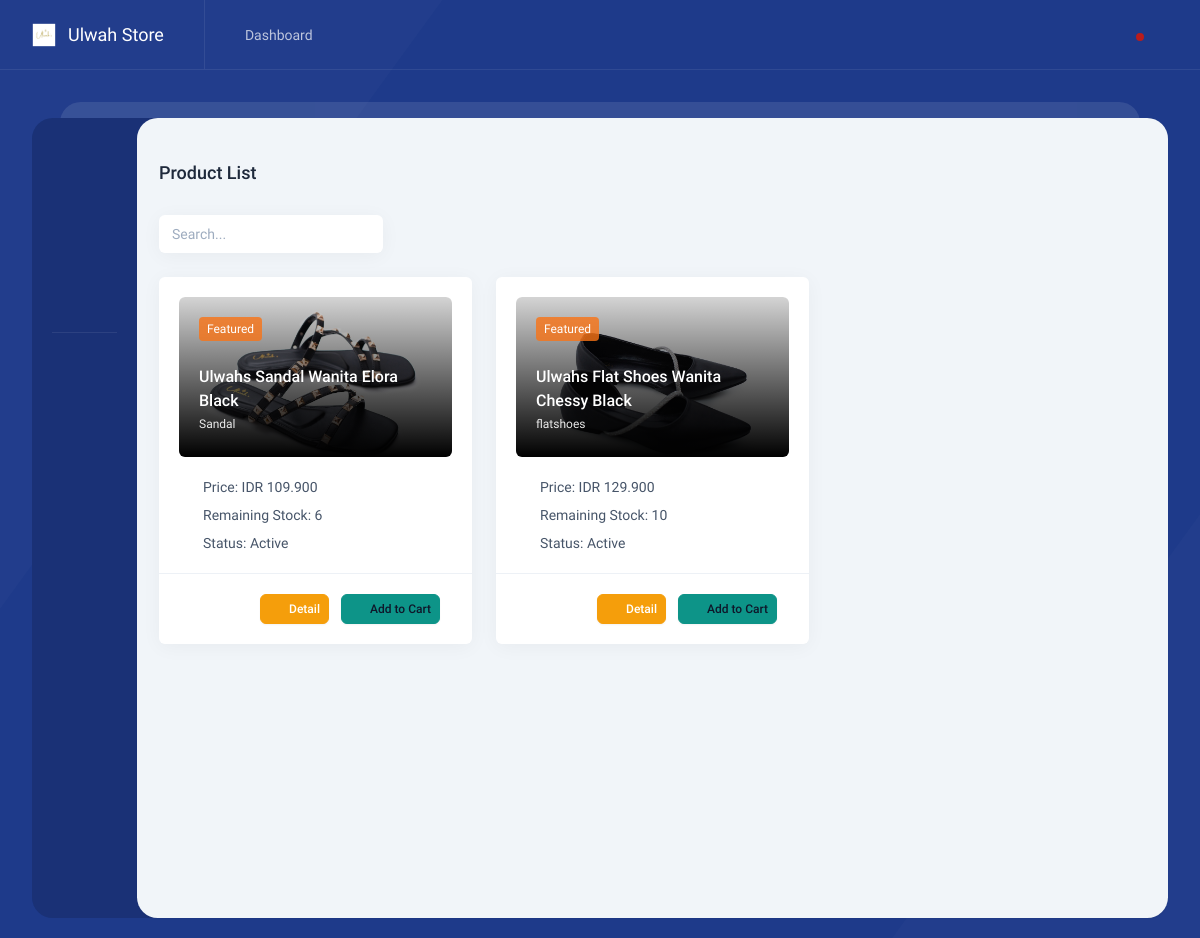
The page / on the database its author committed.
### tables this page shows
CREATE TABLE IF NOT EXISTS `product` (
  `id_brg` int NOT NULL AUTO_INCREMENT,
  `nama_brg` varchar(255) NOT NULL,
  `keterangan` varchar(255) NOT NULL,
  `kategori` varchar(60) NOT NULL,
  `harga` int NOT NULL,
  `stok` int NOT NULL,
  `gambar` text NOT NULL,
  PRIMARY KEY (`id_brg`)
);

### application/controllers/Home.php (called while the page is built, shortened)
<?php
class Home extends CI_Controller
{
	public function index()
	{
		$data['title'] = 'Ulwah Store';
		$data['product'] = $this->model_pembayaran->get('product')->result();
		$this->load->view('layout/home/header', $data);
		$this->load->view('home', $data);
		$this->load->view('layout/home/footer');
	}
}

### index.php (called while the page is built, shortened)
<?php
require_once BASEPATH.'core/CodeIgniter.php';

### application/models/Model_pembayaran.php (called while the page is built, shortened)
<?php
class Model_pembayaran extends CI_Model
{
	public function get($table)
	{
		return $this->db->get($table);
	}
}

### application/views/home.php (the view, shortened to what this page needs)
<div class="content">
    <h2 class="intro-y text-lg font-medium mt-10">
        Product List
    </h2>
    <div class="grid grid-cols-12 gap-6 mt-5">
        <div class="intro-y col-span-12 flex flex-wrap sm:flex-nowrap items-center mt-2">
            <div class="w-full sm:w-auto mt-3 sm:mt-0 sm:ml-auto md:ml-0">
                <div class="w-56 relative text-slate-500">
                    <input type="text" class="form-control w-56 box pr-10" placeholder="Search...">
                    <i class="w-4 h-4 absolute my-auto inset-y-0 mr-3 right-0" data-lucide="search"></i>
                </div>
            </div>
        </div>
        <?php foreach ($product as $row) : ?>
            <div class="intro-y col-span-12 md:col-span-6 lg:col-span-4 xl:col-span-3">
                <div class="box">
                    <div class="p-5">
                        <div class="h-40 2xl:h-56 image-fit rounded-md overflow-hidden before:block before:absolute before:w-full before:h-full before:top-0 before:left-0 before:z-10 before:bg-gradient-to-t before:from-black before:to-black/10">
                            <img alt="Midone - HTML Admin Template" class="rounded-md" src="<?= base_url() . '/uploads/' . $row->gambar ?>">
                            <span class="absolute top-0 bg-pending/80 text-white text-xs m-5 px-2 py-1 rounded z-10">Featured</span>
                            <div class="absolute bottom-0 text-white px-5 pb-6 z-10"> <a href="" class="block font-medium text-base"><?= $row->nama_brg ?></a> <span class="text-white/90 text-xs mt-3"><?= $row->kategori ?></span> </div>
                        </div>
                        <div class="text-slate-600 dark:text-slate-500 mt-5">
                            <div class="flex items-center"> <i data-lucide="link" class="w-4 h-4 mr-2"></i> Price: IDR <?= number_format($row->harga, 0, ',', '.') ?> </div>
                            <div class="flex items-center mt-2"> <i data-lucide="layers" class="w-4 h-4 mr-2"></i> Remaining Stock: <?= number_format($row->stok, 0, ',', '.') ?> </div>
                            <div class="flex items-center mt-2"> <i data-lucide="check-square" class="w-4 h-4 mr-2"></i> Status: Active </div>
                        </div>
                    </div>
                    <div class="flex justify-center lg:justify-end items-center p-5 border-t border-slate-200/60 dark:border-darkmode-400">
                          <a class="flex items-center btn btn-sm btn-warning text-white mr-3" href="<?php echo base_url('home/detail_product/' . $row->id_brg) ?>" data-tw-toggle="modal" data-tw-target="#delete-confirmation-modal"> <i data-lucide="info" class="w-4 h-4 mr-1"></i> Detail </a>
                        <a class="flex items-center btn btn-sm btn-success mr-3" href="javascript:;" data-tw-toggle="modal" data-tw-target="#delete-confirmation-modal"> <i data-lucide="shopping-cart" class="w-4 h-4 mr-1"></i> Add to Cart </a>
                    </div>
                </div>
            </div>
        <?php endforeach; ?>
    </div>
</div>

### application/views/layout/home/header.php (shortened to what this page needs)
<!DOCTYPE html>
<html lang="en" class="light">
<head>
    <link rel="stylesheet" href="<?= site_url('asset') ?>/admin/dist/css/app.css" />
</head>
<body class="main">
    <div class="top-bar-boxed h-[70px] z-[51] relative border-b border-white/[0.08] mt-12 md:-mt-5 -mx-3 sm:-mx-8 px-3 sm:px-8 md:pt-0 mb-12">
        <div class="h-full flex items-center">
            <a href="" class="-intro-x hidden md:flex">
                <img alt="Midone - HTML Admin Template" class="w-6" src="<?= site_url('asset') ?>/admin/dist/images/logo.svg">
                <span class="text-white text-lg ml-3"> Ulwah Store </span>
            </a>
            <nav aria-label="breadcrumb" class="-intro-x h-full mr-auto">
                <ol class="breadcrumb breadcrumb-light">
                    <li class="breadcrumb-item active" aria-current="page"><a href="<?= site_url('admin/dashboard') ?>">Dashboard</a></li>
                </ol>
            </nav>
        </div>
    </div>
    <div class="wrapper">
        <div class="wrapper-box">
            <nav class="side-nav">
                <ul>
                    <li>
                        <a href="<?= base_url('home') ?>" class="side-menu">
                        </a>
                    </li>
                    <li>
                        <a href="javascript:;" class="side-menu">
                        </a>
                    <li>
                        <a href="<?php echo site_url('about'); ?>" class="side-menu side-menu">
                        </a>
                    </li>
                    </li>
                    <li class="side-nav__devider my-6"></li>
                </ul>
            </nav>

### application/views/layout/home/footer.php (shortened to what this page needs)
</body>
</html>

### rows shown on the page
product: gambar (picture), nama_brg "Ulwahs Sandal Wanita Elora Black", kategori "Sandal", harga "109.900", stok "6"
product: gambar (picture), nama_brg "Ulwahs Flat Shoes Wanita Chessy Black", kategori "flatshoes", harga "129.900", stok "10"
